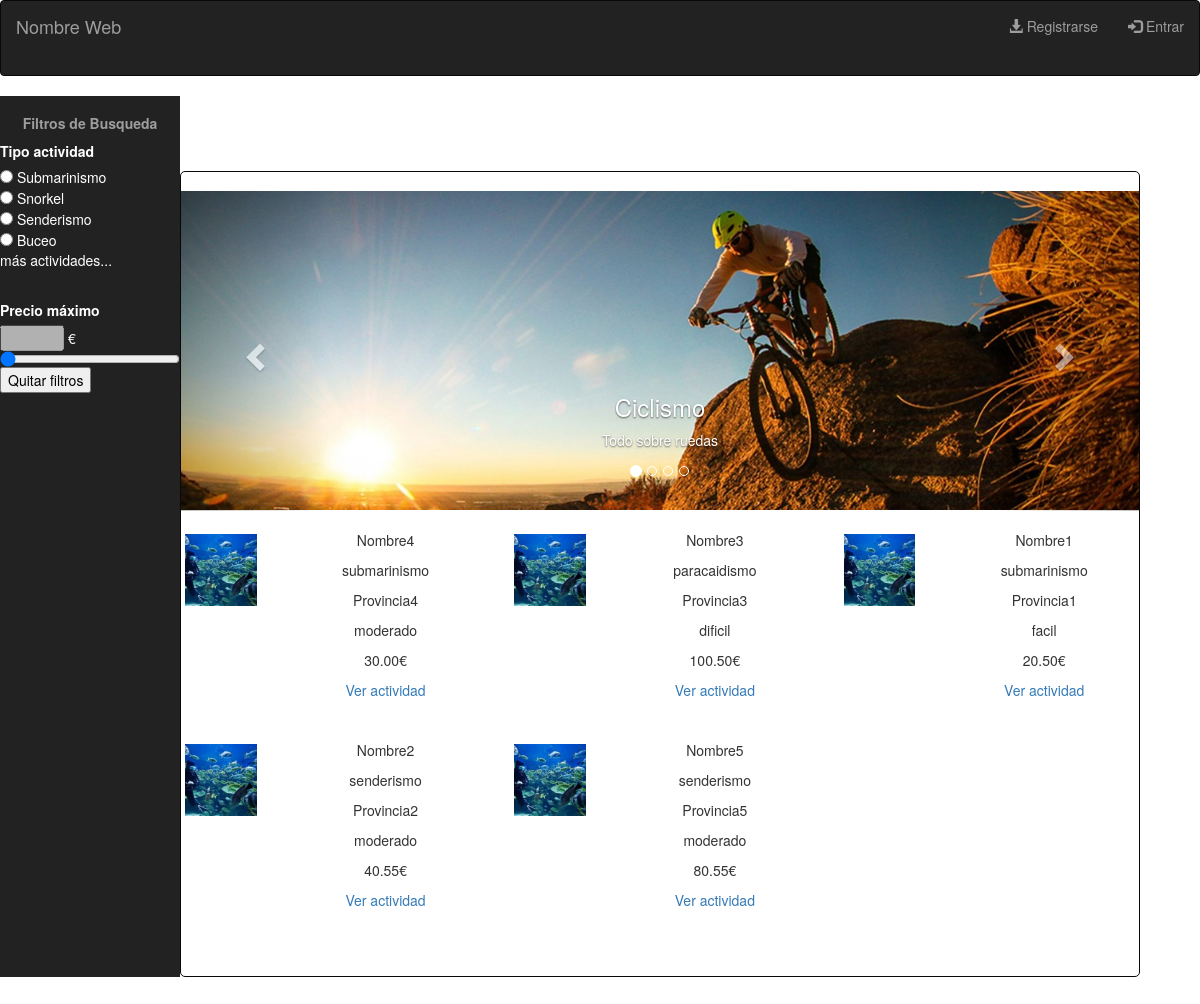
The app's page /PI_2018/index.php, older data.
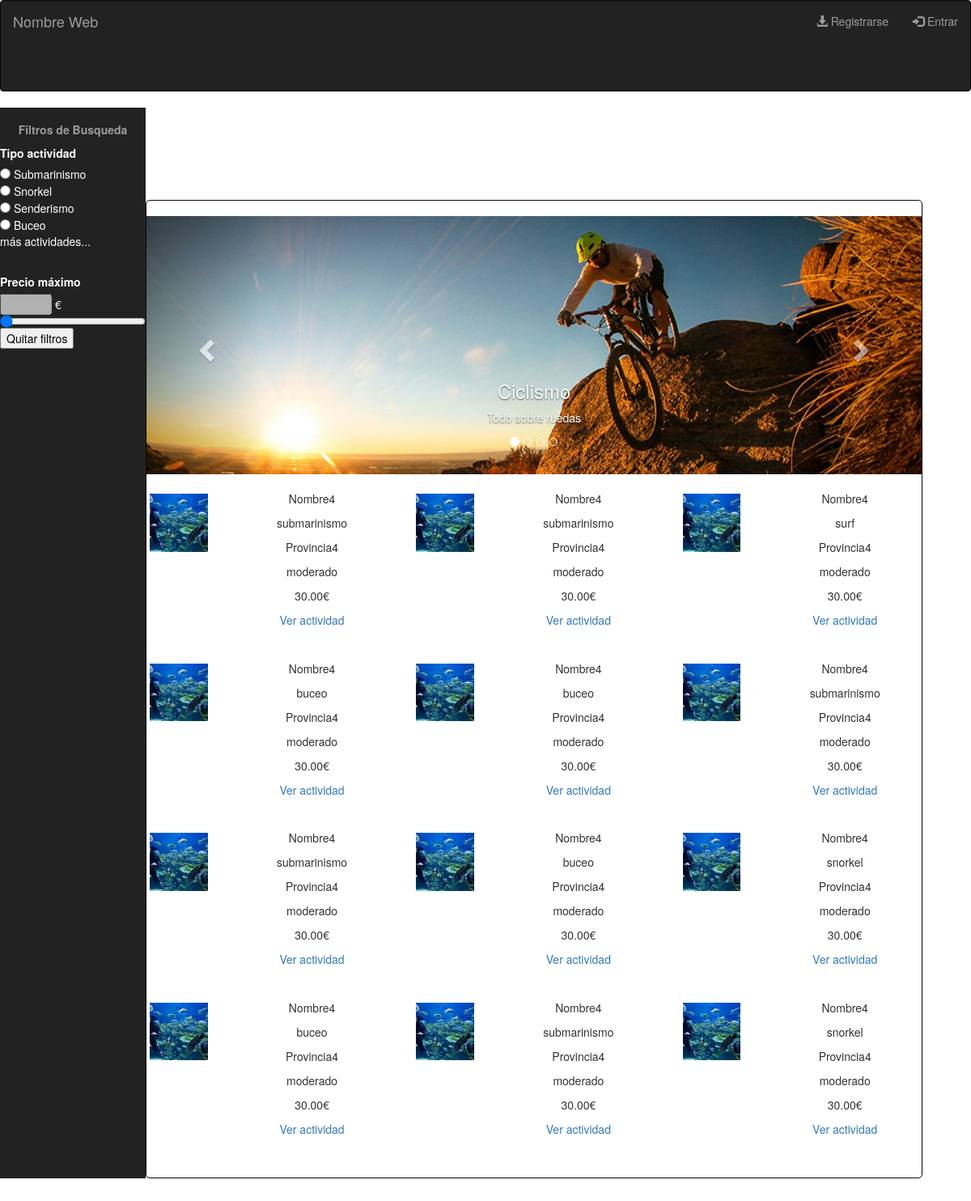
The same page, newer data.
### tables this page shows
CREATE TABLE oferta(
	id int NOT NULL AUTO_INCREMENT,
	cif_empresa varchar(9),
	nombre varchar(25),
	provincia varchar(30),
	municipio varchar(30),
	duracion varchar(30),
	num_plazas int,
	tipo_actividad varchar(30),
	descripcion varchar(150),
	localizacion varchar(30),
	precio double(5,2),
	dificultad varchar(15),
  imagen_oferta varchar(100),
  categoria varchar(20),
	fecha_inicio date,
	fecha_fin date,
	PRIMARY KEY (id),
	FOREIGN KEY (cif_empresa) REFERENCES empresa(cif)
);

### PI_2018/index.php (the view, shortened to what this page needs)
<?php
include 'php/connection.php';
$global_sql = 'SELECT * FROM oferta ORDER BY fecha_inicio DESC';
$global_cont_sql = "SELECT COUNT(*) AS `count` FROM `oferta`";
?>
<!DOCTYPE html>
<html>
<head>
	<link rel="stylesheet" type="text/css" href="./css/style.css">
	<link rel="stylesheet" href="https://maxcdn.bootstrapcdn.com/bootstrap/3.3.7/css/bootstrap.min.css">
</head>
<body>
<header class="navbar navbar-inverse">
  <div class="container-fluid">
    <div class="navbar-header">
      <a class="navbar-brand" href="#">Nombre Web</a>
    </div>
    <ul class="nav navbar-nav navbar-right">
    	<?php
        if (!isset($_SESSION['nombre'])) {
            echo '<li><a href="content/selec_reg.php"><span class="glyphicon glyphicon-download-alt"></span> Registrarse</a></li>';
            echo '<li><a href="content/login.html"><span class="glyphicon glyphicon-log-in"></span> Entrar</a></li>';
        }
        ?>
    </ul>
  </div>
</header>
<nav class="menuPrincipalUser">
</nav>
<aside class="filtroBusqueda">
</aside>
<section>
	<article>
		<div id="myCarousel" class="carousel slide carousel-generico" data-ride="carousel">
		  <ol class="carousel-indicators">
		    <li data-target="#myCarousel" data-slide-to="0" class="active"></li>
		    <li data-target="#myCarousel" data-slide-to="1"></li>
		    <li data-target="#myCarousel" data-slide-to="2"></li>
		    <li data-target="#myCarousel" data-slide-to="3"></li>
		  </ol>
		  <div class="carousel-inner" role="listbox">
		    <div class="item active">
		      <img src="./img/ciclismo-slider.jpg" alt="ciclismo">
		      <div class="carousel-caption">
		        <h3>Ciclismo</h3>
			        <p>Todo sobre ruedas</p>
		      </div>
		    </div>
		  </div>
		  <a class="left carousel-control" href="#myCarousel" role="button" data-slide="prev">
		    <span class="glyphicon glyphicon-chevron-left" aria-hidden="true"></span>
		  </a>
		  <a class="right carousel-control" href="#myCarousel" role="button" data-slide="next">
		    <span class="glyphicon glyphicon-chevron-right" aria-hidden="true"></span>
		  </a>
		</div>
	</article>
	<article>
        <div class="row tabla">
        <?php
        	$result = $conexion->query($global_cont_sql);
			$fila = $row = $result->fetch_assoc();
			$count = 12;
			$ofertas_encontradas = $fila['count'];
			if ($ofertas_encontradas<12) {
				$count = $fila['count'];
			}
        	$sql = $global_sql;
			$result = $conexion->query($sql);
            for ($i = 1; $i <= $count; $i++) {
            	$row = $result->fetch_assoc();
                $nombre = $row['nombre'];
                $provincia = $row['provincia'];
                $actividad = $row['tipo_actividad'];
                $precio = $row['precio'];
                $dificultad = $row['dificultad'];
                echo '  <div class="col-lg-4 actividad">
    			<div class="row">
	    			<div class="col-lg-4">
	    				<img src="./img/submarinismo.jpg" alt="submarinismo" class="listImg">
	    			</div>
	    			<div class="col-lg-8">
	    			    <p id="nombre">'.$nombre.'</p>
	    			    <p id="actividad">'.$actividad.'</p>
	    				<p id="provincia">'.$provincia.'</p>
	    				<p id="dificultad">'.$dificultad.'</p>
	    				<p id="precio">'.$precio.'€</p>
	    				<a href="content/oferta.php?id='.$row['id'].'">Ver actividad</a>
	    			</div>
    			</div>
    		</div>';
            }
        ?>
  		</div>
	</article>
</section>
<footer>
</footer>
</body>
</html>

### PI_2018/css/style.css (style rules this page uses)
body, html { -width: 100%; min-height: 100%; height: 100% !important; top:0; left:0; }
body { position: absolute; background-color: #222; }
header { width: 100%; height: 7.5%; float: left; }
nav { width: 80%; height: 7.5%; float: right; margin-right: 5%; }
section { background-color: white; width: 80%; min-height: 80%; float: left; border-style: solid; border-width: 1px; border-color: #080808; border-radius: 5px; }
article { width: 100%; background-color: white; display: inline-block; text-align: center; }
aside { width: 15%; min-height: 87.5%; height: auto; float: left; }
footer { width: 100%; height: 5%; float: left; }
.listImg { width: 100%; height: 100%; padding: 5%; }
.carousel-generico { margin-top: 2%; }
.actividad { margin-top: 2%; margin-bottom: 2%; }

### PI_2018/components/index/filtroBusqueda/css/style.css (style rules this page uses)
aside { background-color: #222; }

Row changes from the older to the newer data that the page shows:
no longer on this page (row edited): oferta: nombre "Nombre3", tipo_actividad "paracaidismo", provincia "Provincia3", dificultad "dificil", precio "100.50"
no longer on this page (row unchanged): oferta: nombre "Nombre1", tipo_actividad "submarinismo", provincia "Provincia1", dificultad "facil", precio "20.50"
no longer on this page (row unchanged): oferta: nombre "Nombre2", tipo_actividad "senderismo", provincia "Provincia2", dificultad "moderado", precio "40.55"
no longer on this page (row edited): oferta: nombre "Nombre5", tipo_actividad "senderismo", provincia "Provincia5", dificultad "moderado", precio "80.55"
added oferta: nombre "Nombre4", tipo_actividad "submarinismo", provincia "Provincia4", dificultad "moderado", precio "30.00"
added oferta: nombre "Nombre4", tipo_actividad "surf", provincia "Provincia4", dificultad "moderado", precio "30.00"
added oferta: nombre "Nombre4", tipo_actividad "buceo", provincia "Provincia4", dificultad "moderado", precio "30.00"
added oferta: nombre "Nombre4", tipo_actividad "buceo", provincia "Provincia4", dificultad "moderado", precio "30.00"
added oferta: nombre "Nombre4", tipo_actividad "submarinismo", provincia "Provincia4", dificultad "moderado", precio "30.00"
added oferta: nombre "Nombre4", tipo_actividad "submarinismo", provincia "Provincia4", dificultad "moderado", precio "30.00"
added oferta: nombre "Nombre4", tipo_actividad "buceo", provincia "Provincia4", dificultad "moderado", precio "30.00"
added oferta: nombre "Nombre4", tipo_actividad "snorkel", provincia "Provincia4", dificultad "moderado", precio "30.00"
added oferta: nombre "Nombre4", tipo_actividad "buceo", provincia "Provincia4", dificultad "moderado", precio "30.00"
added oferta: nombre "Nombre4", tipo_actividad "submarinismo", provincia "Provincia4", dificultad "moderado", precio "30.00"
added oferta: nombre "Nombre4", tipo_actividad "snorkel", provincia "Provincia4", dificultad "moderado", precio "30.00"
